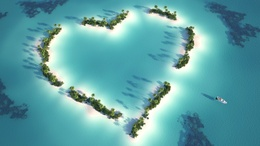
%> input picture KLT/island.jpg, 260 x 146 px, shrunk from 3840 x 2160 before the run
$ octave harris_corner_detector.m   (GNU Octave 9; MATLAB toolbox functions it lacks are replaced by stand-ins)
%> lines starting %> are read from the running program, lines starting %| are printed output that depends on the picture; in (x1, y1, x2, y2) boxes, pixels count from 0 and x2, y2 are one past the last pixel; in counts of white or black regions, pixels touching at a corner belong together; the program's own positions count from 1
I = imread('island.jpg');
%> I is the input picture: size 146x260x3 uint8; mean R, G, B 94.7, 162, 166.1
I = rgb2gray(I);
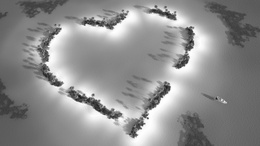
%> I: size 146x260 uint8; min 20, max 254, mean 142.4
%I = imresize(I,[500,300]);
imshow(I);

sigma = 1;
halfwindow = sigma * 3;

[xx, yy] = meshgrid(-halfwindow:halfwindow, -halfwindow:halfwindow);

Gxy = exp(-(xx .^ 2 + yy .^ 2) / (2 * sigma ^ 2));
Gx = xx .* exp(-(xx .^ 2 + yy .^ 2) / (2 * sigma ^ 2));
Gy = yy .* exp(-(xx .^ 2 + yy .^ 2) / (2 * sigma ^ 2));

%% step1. compute Gx, Gy
Ix = conv2(I,Gx,'same');
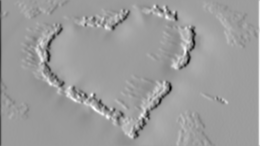
%> Ix: size 146x260 double; min -427.7, max 268.1, mean -0.1; drawn with min black and max white
Iy = conv2(I,Gy,'same');
%can also apply sobel matrix to compute the gradient
%fx = [-1 0 1;-1 0 1;-1 0 1];
%fy = [1 1 1;0 0 0;-1 -1 -1];

%% step2. compute Ix2, Iy2,Ixy
Ix2 = Ix.*Ix;
Iy2 = Iy.*Iy;
Ixy = Ix.*Iy;

%% step3. apply gaussian filter
h = fspecial('gaussian',[7,7],1);
Ix2 = conv2(Ix2,h,'same');
Iy2 = conv2(Iy2,h,'same');
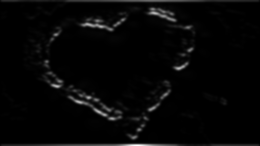
%> Iy2: size 146x260 double; min 0.0377, max 132799.4, mean 3427.7; drawn with min black and max white
Ixy = conv2(Ixy,h,'same');
height = size(I,1);
%> height = 146
width = size(I,2);
%> width = 260
result = zeros(height,width);
R = zeros(height,width);
Rmax = 0;

%% step4&5. compute M matrix and corner response
for i = 1:height
    for j =1:width
        M = [Ix2(i,j) Ixy(i,j);Ixy(i,j) Iy2(i,j)];
        R(i,j) = det(M) - 0.04*(trace(M)^2);
        if R(i,j)> Rmax
            Rmax = R(i,j);
        end
    end
end
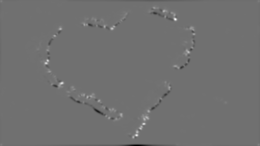
%> R: size 146x260 double; min -703339658.6, max 885172067.6, mean 412517.3; drawn with min black and max white
%> after the loop, Rmax = 885172067.6

%% step6. compare whith threshold
count = 0;
for i = 2:height-1
    for j = 2:width-1
        if R(i,j) > 0.01*Rmax
            result(i,j) = 1;
            count = count +1;
        end
    end
end
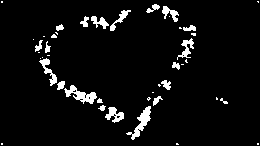
%> result: size 146x260 double; values 0 (black) and 1 (white), 5.3% white; 43 white regions (22 under 20 px), largest, box (x1, y1, x2, y2) and area: (126, 106, 151, 140) 266, (64, 85, 97, 104) 264, (39, 58, 57, 86) 160
%> after the loop, count = 2011

%% step7. non-maxima suppression
result = imdilate(result, [1 1 1; 1 0 1; 1 1 1]);
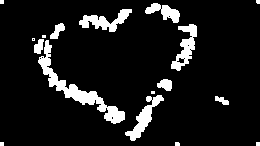
%> result: size 146x260 double; values 0 (black) and 1 (white), 9.8% white; 17 white regions (8 under 20 px), largest, box (x1, y1, x2, y2) and area: (38, 40, 125, 124) 1253, (125, 95, 164, 141) 535, (171, 24, 197, 71) 532

%% imshow
[posc,posr] = find(result == 1);
%> posc = 3725 values from 1 to 146; posr = 3725 values from 1 to 260
imshow(I);
hold on;
plot(posr,posc,'r.');
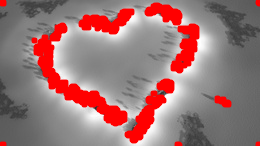
%> figure redrawn from the program's plot data
